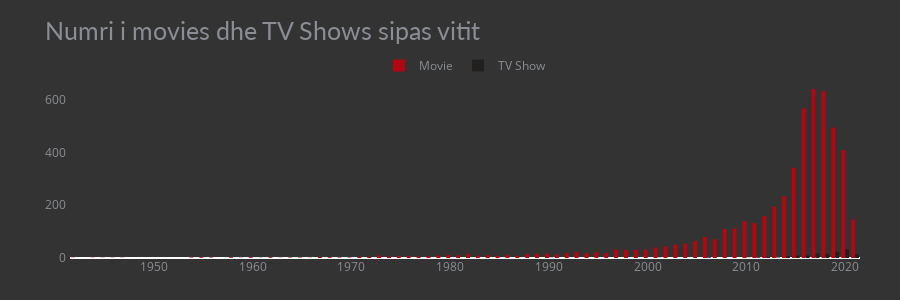

The code cell stored with this chart in its notebook:
### Code cell
data_movie=dataseti[dataseti["type"]=="Movie"]["release_year"].value_counts().sort_index()
data_tv=dataseti[dataseti["type"]=="TV Show"]["release_year"].value_counts().sort_index()

fig = go.Figure()

fig.add_trace(go.Bar(x=data_movie.index.values, y=data_movie.values ,name="Movie",marker_color="#b20710"))
fig.add_trace(go.Bar(x=data_tv.index.values, y=data_tv.values,name="TV Show",marker_color="#221f1f"))
fig.update_xaxes(showgrid=False)
fig.update_yaxes(showgrid=False, categoryorder='total ascending', ticksuffix=' ', showline=False)
fig.update_traces(hovertemplate=None, marker=dict(line=dict(width=0)))
fig.update_layout(margin=dict(t=80, b=0, l=70, r=40),hovermode="y unified",xaxis_title=' ', yaxis_title=" ", height=300,
plot_bgcolor='#333', paper_bgcolor='#333',title_font=dict(size=25, color='#8a8d93', family="Lato, sans-serif"),
font=dict(color='#8a8d93'),legend=dict(orientation="h", yanchor="bottom", y=1, xanchor="center", x=0.5),
hoverlabel=dict(bgcolor="black", font_size=15, font_family="Lato, sans-serif"),title_text='Numri i movies dhe TV Shows sipas vitit') 

fig.show()

### Figure 1 — Plotly figure (JSON) as saved in the notebook; plotly's stock layout.template omitted (floating-point values rounded to 4 significant figures)
{"data": [{"marker": {"color": "#b20710", "line": {"width": 0}}, "name": "Movie", "type": "bar", "x": [1942, 1944, 1945, 1946, 1947, 1954, 1955, 1956, 1958, 1959, 1960, 1961, 1962, 1963, 1964, 1965, 1966, 1967, 1968, 1969, 1970, 1971, 1972, 1973, 1974, 1975, 1976, 1977, 1978, 1979, 1980, 1981, 1982, 1983, 1984, 1985, 1986, 1987, 1988, 1989, 1990, 1991, 1992, 1993, 1994, 1995, 1996, 1997, 1998, 1999, 2000, 2001, 2002, 2003, 2004, 2005, 2006, 2007, 2008, 2009, 2010, 2011, 2012, 2013, 2014, 2015, 2016, 2017, 2018, 2019, 2020, 2021], "y": [1, 1, 1, 1, 1, 2, 3, 2, 3, 1, 3, 1, 3, 1, 2, 2, 1, 4, 3, 2, 2, 5, 4, 10, 6, 7, 8, 5, 7, 9, 11, 10, 15, 9, 11, 8, 11, 8, 15, 15, 16, 14, 19, 23, 19, 22, 19, 33, 30, 31, 32, 39, 44, 50, 54, 65, 80, 71, 110, 112, 140, 132, 159, 195, 234, 342, 567, 641, 632, 495, 409, 146]}, {"marker": {"color": "#221f1f", "line": {"width": 0}}, "name": "TV Show", "type": "bar", "x": [1990, 2001, 2006, 2010, 2011, 2012, 2013, 2014, 2015, 2016, 2017, 2018, 2019, 2020, 2021], "y": [1, 1, 3, 1, 3, 4, 2, 8, 9, 10, 17, 16, 24, 33, 15]}], "layout": {"font": {"color": "#8a8d93"}, "height": 300, "hoverlabel": {"bgcolor": "black", "font": {"family": "Lato, sans-serif", "size": 15}}, "hovermode": "y unified", "legend": {"orientation": "h", "x": 0.5, "xanchor": "center", "y": 1, "yanchor": "bottom"}, "margin": {"b": 0, "l": 70, "r": 40, "t": 80}, "paper_bgcolor": "#333", "plot_bgcolor": "#333", "title": {"font": {"color": "#8a8d93", "family": "Lato, sans-serif", "size": 25}, "text": "Numri i movies dhe TV Shows sipas vitit"}, "xaxis": {"showgrid": false, "title": {"text": " "}}, "yaxis": {"categoryorder": "total ascending", "showgrid": false, "showline": false, "ticksuffix": " ", "title": {"text": " "}}}}
